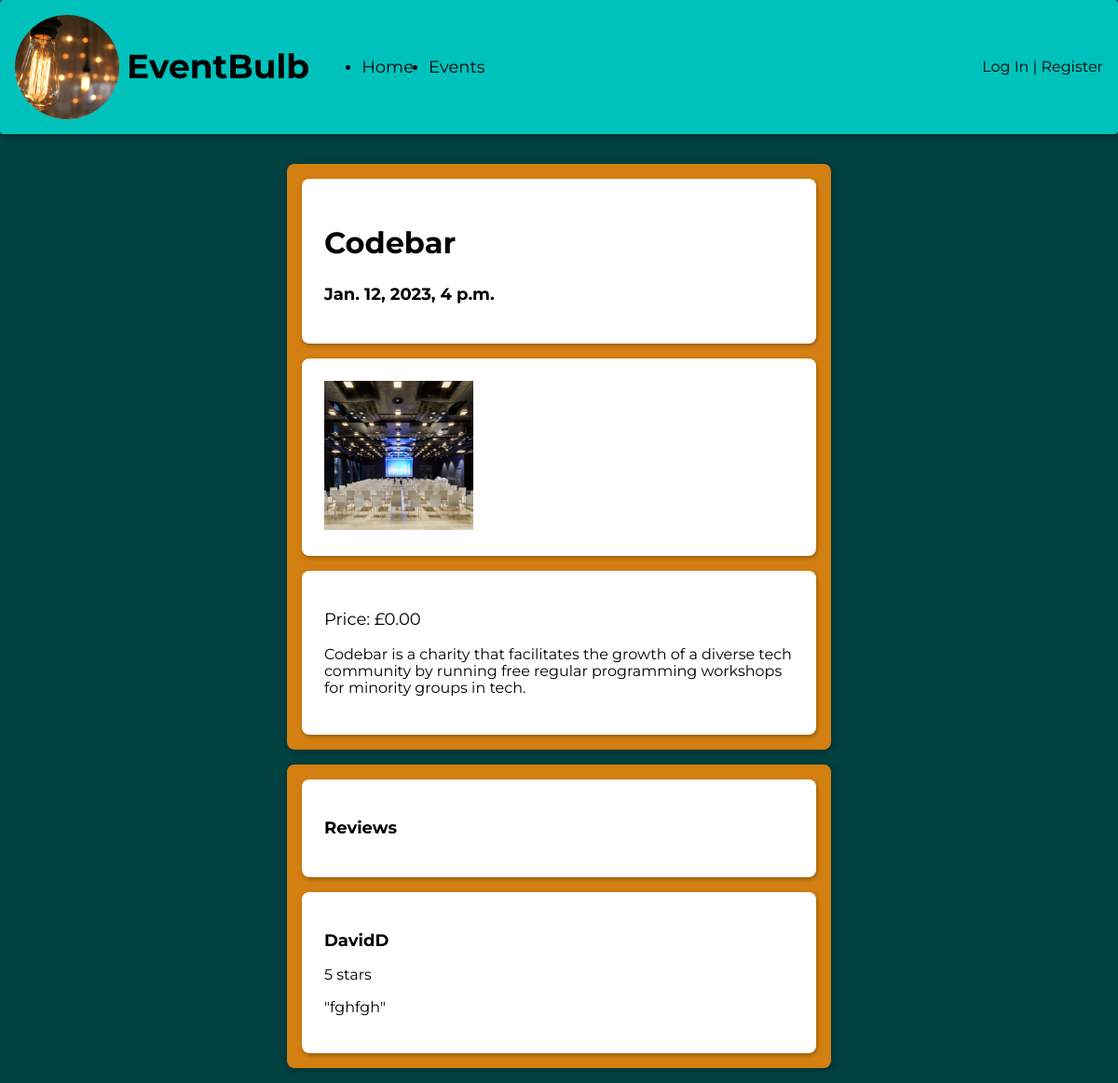
The app's page /events/2/ with its own data.
### events/models.py (models this page shows, shortened)
class Event(models.Model):
    title = models.CharField(max_length=255)
    description = models.TextField()
    datetime = models.DateTimeField(auto_now=False, auto_now_add=False)
    cost = models.DecimalField(max_digits=6, decimal_places=2)
    image = models.ImageField(upload_to='upload/', blank=True)

class Review(models.Model):
    class Rating(models.IntegerChoices):
        ONE = 1
        TWO = 2
        THREE = 3
        FOUR = 4
        FIVE = 5
    rating = models.IntegerField(choices=Rating.choices)
    text = models.TextField()
    event = models.ForeignKey(
        Event, on_delete=models.CASCADE, blank=True, null=True, related_name="reviews")
    profile = models.ForeignKey(
        "accounts.UserProfile", on_delete=models.CASCADE, blank=True, related_name="reviews")

### accounts/models.py (models this page shows)
class UserProfile(models.Model):
    user = models.OneToOneField(
        User, on_delete=models.CASCADE, related_name="profile")
    attending = models.ManyToManyField(
        Event, blank=True, related_name="attending")
    def __str__(self):
        return self.user.username

### events/views.py (the view)
# urls.py: path('<int:id>/', views.details, name="events_details"),
def details(request, id):
    eventFromDatabase = get_object_or_404(Event, id = id)
    return render(request, 'events/details.html', {'event': eventFromDatabase})

### templates/events/details.html (shortened to what this page needs)
{% extends 'base.html' %}
{% load static %}
{% block content %}
  <main class="wrap-content">
    <div class="card-background half-width event-details">
      <section class="card event-header">
        <div class="event-info">
          <h2 class="event-title">{{ event.title }}</h2>
          <h3>{{ event.datetime }}</h3>
        </div>
      </section>
      <section class="card">
        {% if event.image|length > 0 %}
    <img class="event-image" src="{{ event.image.url }}" alt="">
  {% else %}
    <img class="event-image" src="{% static 'images/image_placeholder.jpg' %}" alt="">
  {% endif %}
      </section>
      <section class="card">
        <p class="event-cost">Price: £{{ event.cost }}</p>
        <p>{{ event.description }}</p>
      </section>
    </div>
    {% if event.reviews.all|length > 0 or user.is_authenticated %}
      <div class="card-background half-width">
        <section class="card">
          <h3 class="larger-heading">Reviews</h3>
        </section>
        <div class="reviews-scroller">
          {% for review in event.reviews.all %}
            <section class="card">
                <h3>{{ review.profile }}</h3>
                <p>{{ review.rating }} stars</p>
                {% if review.text|length > 0 %}
                  <p>"{{ review.text }}"</p>
                {% endif %}
            </section>
          {% endfor %}
        </div>
      </div>
    {% endif %}
  </main>
{% endblock %}

### static/css/style.css (style rules this page uses)
:root { --shadow: 1px 2px 8px rgba(0,0,0,0.3); --shadow-small: 1px 2px 4px rgba(0,0,0,0.3); --yellow : #004142; --yellow-accent: #3c0085; --gray: #ffffff; --gray-accent: #ff8400; --gray-light: #d37f11; --red: #941717; --red-accent: #7e0d0d; }
body { background-color: var(--yellow); display: flex; flex-direction: column; height: 100vh; font-family: 'Montserrat', Helvetica, Arial, sans-serif; }
h2 { font-size: 1.25rem; }
h3 { font-size: 1.125rem; }
main { margin: 1rem; padding: 1rem; display: grid; gap: 1rem; flex-grow: 1; flex-shrink: 1; }
.card-background { background-color: var(--gray-light); padding: 0.5rem; box-shadow: var(--shadow); border-radius: 0.5rem; display: flex; flex-direction: column; }
.card { margin: 0.5rem; padding: 1.5rem; background-color: rgb(255, 255, 255); border-radius: 0.5rem; box-shadow: var(--shadow-small) }
.wrap-content { align-items: flex-start; flex-grow: 0; }
.half-width { justify-self: center; width: 50%; }
.event-image { background-color: var(--gray); object-fit: cover; width: 10rem; height: 10rem; margin-right: 0.5rem; }
.event-title { font-size: 2rem; }
.event-details .event-header { display: flex; align-items: center; justify-content: space-between; }
.event-details .event-cost { font-size: 1.125rem; }
.reviews-scroller { max-height: 500px; overflow-y: scroll; }

### records on screen
Event: title "Codebar", datetime "Jan. 12, 2023, 4 p.m.", cost "0.00", description "Codebar is a charity that facilitates the growth of a diverse tech community by running free regular programming workshops for minority groups in tech."
Review: profile "DavidD", rating "5", text "fghfgh"
